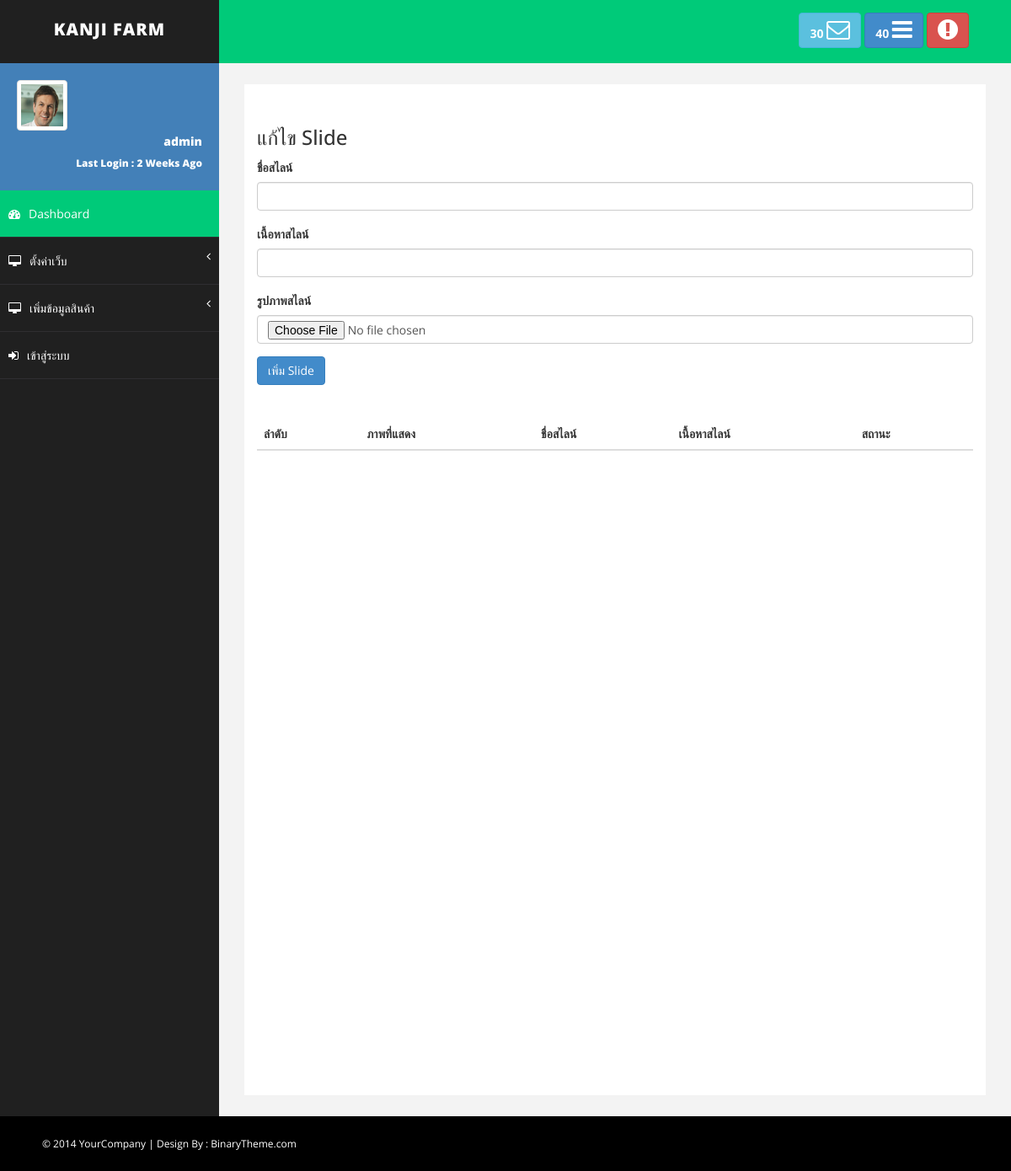
Page /backend_disc/admin/systems/slide-config.php (signed in) on the earlier database version.
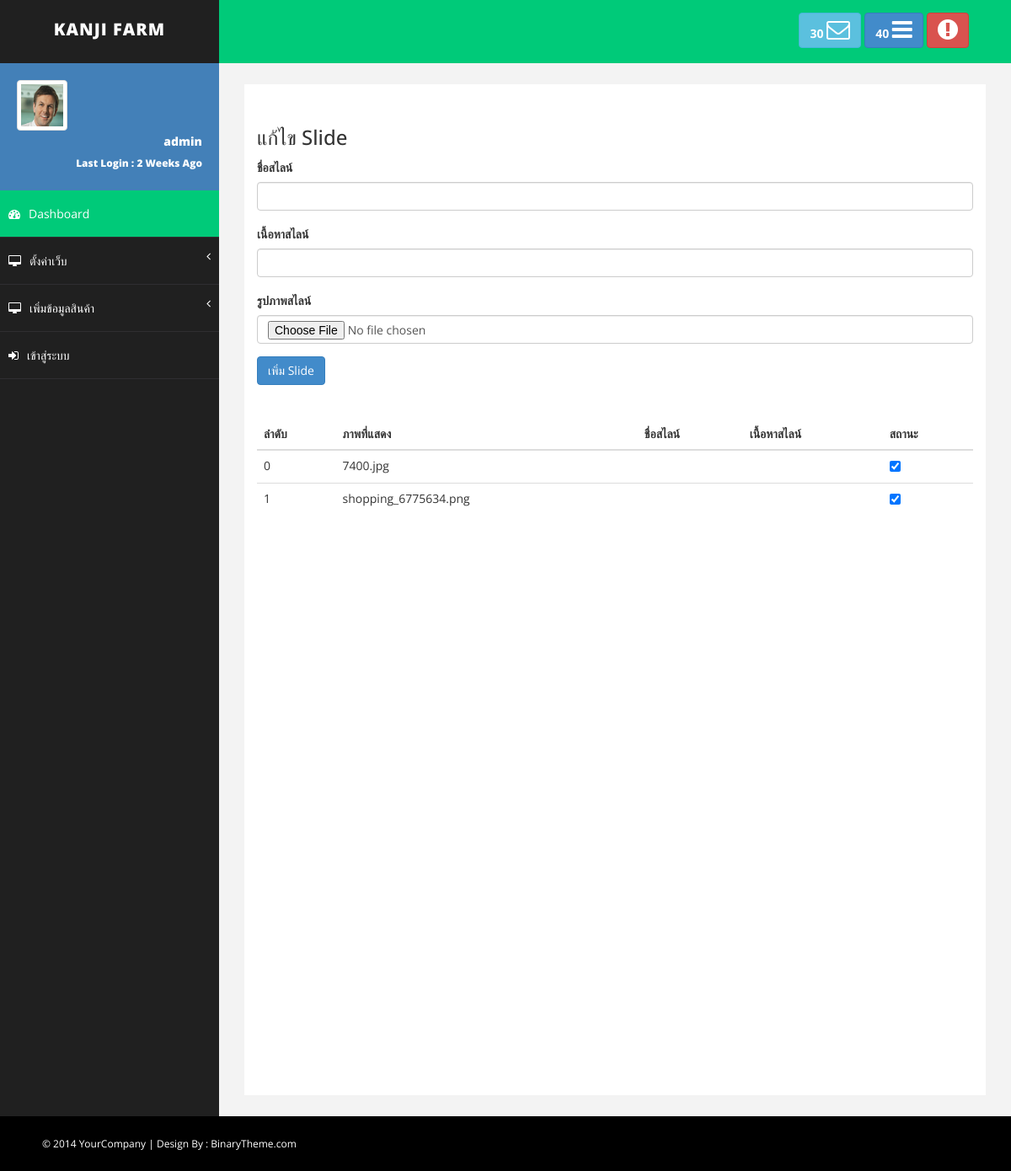
Same page on the later database version.
### tables this page shows
CREATE TABLE `kanji_slide` (
  `slide_id` int(11) NOT NULL,
  `slide_picture` varchar(255) NOT NULL,
  `slide_header` varchar(100) NOT NULL,
  `slide_content` varchar(255) NOT NULL,
  `slide_status` varchar(10) NOT NULL DEFAULT '2',
  `slide_timestamp` timestamp NOT NULL DEFAULT current_timestamp()
);

### services/class/Connection.php (called while the page is built, shortened)
<?php
class Connection {
		public $hostname 	= 'localhost';
		public $username 	= 'root';
		public $password	= '';
		public $dbname 		= 'atsamatd_atsamatd';
		public function openConnection(){
			try{
				$server = @$_SERVER['SERVER_NAME'];
				if($server == 'localhost'):
					$conn = new PDO("mysql:host=$this->hostname;dbname=$this->dbname;",$this->username,$this->password);
					$conn->setAttribute(PDO::ATTR_ERRMODE,PDO::ERRMODE_EXCEPTION);
				else:
					$conn = new PDO("mysql:host=$this->hostname;dbname=atsamatd_atsamatd;","atsamatd_root","atsamatd");
					$conn->setAttribute(PDO::ATTR_ERRMODE,PDO::ERRMODE_EXCEPTION);
				endif;
				return $this->pdo = $conn;
			}catch(PDOException $err){
				echo $err->getMessage();
			}
		}
}
?>

### backend_disc/admin/systems/slide-config.php (the view, shortened to what this page needs)
<?php
     require_once "../../../services/class/Connection.php";
     $db = new Connection(true);
?>
<!DOCTYPE html>
<html xmlns="http://www.w3.org/1999/xhtml">
<head>
    <link href="assets/css/bootstrap.css" rel="stylesheet" />
    <link href="assets/css/font-awesome.css" rel="stylesheet" />
    <link href="assets/css/basic.css" rel="stylesheet" />
    <link href="assets/css/custom.css" rel="stylesheet" />
    <link href="https://gitcdn.github.io/bootstrap-toggle/2.2.2/css/bootstrap-toggle.min.css" rel="stylesheet">
</head>
<body>
    <div id="wrapper">
     <?php include "./header-template.php"; ?>
      <?php include "./aside-template.php"; ?>
        <div id="page-wrapper">
            <div id="page-inner">
                <div class="row">
                    <h3>แก้ไข Slide</h3>
                    <form action="./services/post_slide.php" enctype="multipart/form-data"  method="post">
                        <div class="form-group">
                            <label for="">ชื่อสไลน์</label>
                            <input type="text" class="form-control" name="slide_header" id="slide_header" >
                        </div>
                        <div class="form-group">
                            <label for="">เนื้อหาสไลน์</label>
                            <input type="text" class="form-control" name="slide_content" id="slide_content" >
                        </div>
                        <div class="form-group">
                            <label for="">รูปภาพสไลน์</label>
                            <input type="file" class="form-control" name="fileToUpload" id="fileToUpload" @change="fileToUpload">
                        </div>
                        <button type="submit" class="btn btn-primary">เพิ่ม Slide</button>
                    </form>
                </div>
                <div class="row" id="app">
                    <table class="table">
                        <thead>
                            <tr>
                                <th>ลำดับ</th>
                                <th>ภาพที่แสดง</th>
                                <th>ชื่อสไลน์</th>
                                <th>เนื้อหาสไลน์</th>
                                <th>สถานะ</th>
                            </tr>
                        </thead>
                        <tbody>
                        <?php
                            $stmt = $db->pdo->query("SELECT `slide_id`,`slide_picture`,`slide_header`,`slide_content`,`slide_status` FROM `kanji_slide` WHERE 1");
                            $i = 0;
                            while($r = $stmt->fetch(PDO::FETCH_ASSOC)):
                        ?>
                            <tr>
                                <td><?php echo $i++; ?></td>
                                <td><?php echo $r['slide_picture']; ?></td>
                                <td><?php echo $r['slide_header']; ?></td>
                                <td><?php echo $r['slide_content']; ?></td>
                                <td>
                                <input type="checkbox" value="<?php echo $r['slide_id']; ?>" <?php echo  ($r['slide_status'] == 1) ? 'checked' : ''; ?> @change="update_status">
                                </td>
                            </tr>
                        <?php endwhile; ?>
                        </tbody>
                    </table>
                </div>
            </div>
        </div>
    </div>
   <?php include "./footer-template.php"; ?>
</body>
</html>

### backend_disc/admin/systems/header-template.php (shortened to what this page needs)
<nav class="navbar navbar-default navbar-cls-top " role="navigation" style="margin-bottom: 0">
    <div class="navbar-header">
        <a class="navbar-brand" href="index.html">KANJI FARM</a>
    </div>
    <div class="header-right">
        <a href="message-task.html" class="btn btn-info" title="New Message"><b>30 </b><i class="fa fa-envelope-o fa-2x"></i></a>
        <a href="message-task.html" class="btn btn-primary" title="New Task"><b>40 </b><i class="fa fa-bars fa-2x"></i></a>
        <a href="login.html" class="btn btn-danger" title="Logout"><i class="fa fa-exclamation-circle fa-2x"></i></a>
    </div>
</nav>

### backend_disc/admin/systems/aside-template.php (shortened to what this page needs)
<nav class="navbar-default navbar-side" role="navigation">
    <div class="sidebar-collapse">
        <ul class="nav" id="main-menu">
            <li>
                <div class="user-img-div">
                    <img src="assets/img/user.png" class="img-thumbnail" />
                    <div class="inner-text">
                        admin
                    <br />
                        <small>Last Login : 2 Weeks Ago </small>
                    </div>
                </div>
            </li>
            <li>
                <a class="active-menu" href="index.php"><i class="fa fa-dashboard "></i>Dashboard</a>
            </li>
            <li>
                <a href="#"><i class="fa fa-desktop "></i>ตั้งค่าเว็บ<span class="fa arrow"></span></a>
            <li>
                <li>
                    <a href="#"><i class="fa fa-desktop "></i>เพิ่มข้อมูลสินค้า<span class="fa arrow"></span></a>
                <li>
                <a href="login.html"><i class="fa fa-sign-in "></i>เข้าสู่ระบบ</a>
            </li>
        </ul>
    </div>
</nav>

### backend_disc/admin/systems/footer-template.php (shortened to what this page needs)
<div id="footer-sec">
    &copy; 2014 YourCompany | Design By : <a href="http://www.binarytheme.com/" target="_blank">BinaryTheme.com</a>
</div>

### backend_disc/admin/systems/assets/css/basic.css (style rules this page uses)
body { font-family: 'Open Sans', sans-serif; line-height:25px; }
#wrapper { width: 100%; background: #202020; }
#page-wrapper { padding: 15px 15px; min-height: 600px; background: #F3F3F3; }
#page-inner { width: 100%; margin: 10px 20px 10px 0px; background-color: #fff!important; padding: 10px; min-height: 1200px; }
.navbar-cls-top .navbar-brand { color: #fff; background: #202020; width: 260px; text-align: center; height: 75px; font-size: 20px; letter-spacing: 1px; font-weight: 900; padding-top: 25px; text-transform:uppercase; }
.header-right { color: #fff; padding: 15px 50px 5px 50px; float: right; font-size: 16px; }
.user-img-div { min-height: 140px; padding: 20px; background-color: #4380B8; }
.user-img-div img { max-height: 60px; }
.user-img-div .inner-text { text-align: right; position: relative; color: #fff; font-weight: 800; line-height: 25px; }
.active-menu { background-color: #00CA79!important; }
.arrow { float: right; }
.fa.arrow:before { content: "\f104"; }
.sidebar-collapse, .sidebar-collapse .nav { background: none; }
.sidebar-collapse .nav { padding: 0; }
.sidebar-collapse .nav > li > a { color: #fff; background: #202020; text-shadow: none; padding: 15px 40px; border-bottom: 1px solid #2F2E31; }
.sidebar-collapse > .nav > li > a { padding: 15px 10px; }
.navbar-side { border: none; background-color: #202020; }
.navbar-cls-top { background: #00CA79; border-bottom: none; }
.navbar-default { border: 0px solid black; }
.navbar-header { background: #000000; }
.nav > li > a > i { margin-right: 10px; }
#footer-sec { background-color:#000; padding:20px 50px; color:#fff; font-size:12px; }
#footer-sec a { color:#fff; }
@media (min-width:768px) { #page-wrapper { margin: 0 0 0 260px; padding: 15px 30px; min-height: 1200px; } }
@media (min-width:768px) { .navbar-side { z-index: 1; position: absolute; width: 260px; } }
@media (min-width:768px) { .navbar { border-radius: 0px; } }

### backend_disc/admin/systems/slide-config.php (style rules this page uses)
.row { padding:20px; }

Differences in the rows shown:
added kanji_slide: slide_picture "7400.jpg", slide_status "☑"
added kanji_slide: slide_picture "shopping_6775634.png", slide_status "☑"
